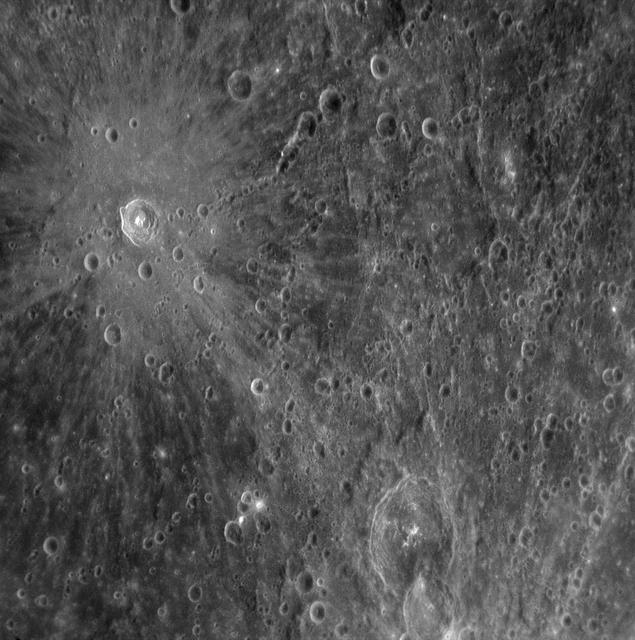
%> input picture Code/MESSENGER-Images/PIA10173.jpg, 635 x 640 px; its folder holds 4 pictures in this run
$ octave WindowedRegularization2D_DCT.m   (GNU Octave 9; MATLAB toolbox functions it lacks are replaced by stand-ins)
%> lines starting %> are read from the running program, lines starting %| are printed output that depends on the picture
### Code/MESSENGER2.m
function [Delta,B,X,I,K] = MESSENGER2(images,vx,vy)
%> called with images = 1, vx = 50, vy = 50
% Loads 15 images of the surface of Mercury taken by the MESSENGER space
% probe and blurs them using the DCT. This function calls the dctshift.m
% function defined in "Deblurring Images - Matrices, Spectra, and
% Filtering" by Hansen, Nagy, and O'Leary.

% Check inputs:
if nargin == 2 || nargin > 3
    disp('Invalid inputs')
    return
end
switch nargin
    case 0
        images = 1:15;   % Default surface slices
        % Default kernel variances:
        vx = 1;
        vy = 1;
    case 1
        % Default kernel variances:
        vx = 1;
        vy = 1;
end

% Load MESSENGER images:
folder = 'MESSENGER-Images/';
imagefiles = dir(strcat(folder,'*.jpg'));
L = length(imagefiles); % Number of images in folder 'MESSENGER-Images'
n = 256;    % Row and column length of final MESSENGER images
I = zeros(512,512,L);   % Initialize full set of images
for j = 1:L
   currentfilename = imagefiles(j).name;
   currentimage = im2double(imread(strcat(folder,currentfilename)));
%> currentimage: size 640x635 double; min 0, max 1, mean 0.325
   I(:,:,j) = currentimage(1:512,1:512);
end

% Select desired images:
I = I(:,:,images);
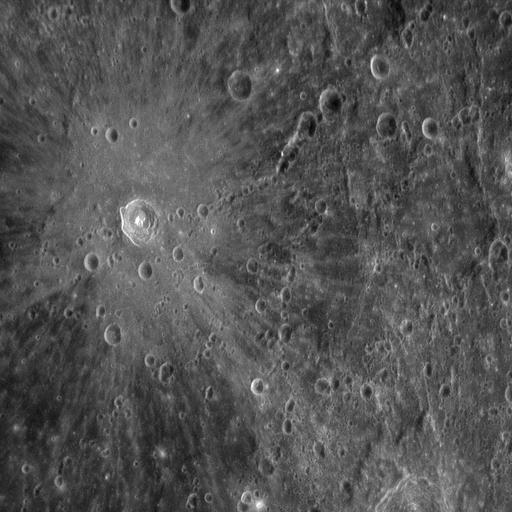
%> I: size 512x512 double; min 0.00784, max 1, mean 0.327
R = length(images); % Define R to be the number of desired images

% Generate random subimages:
c = 2;  % Number of subimages per image in X
X = zeros(n,n,c*R);
for j = 1:R   % j is the index of original images
    for k = (c*(j-1)+1):(c*j) % k is the index of the modified images
        u = unidrnd(n+1);    % Random x-coordinate
        v = unidrnd(n+1);   % Random y-coordinate
        X(:,:,k) = imcrop(I(:,:,j),[u,v,n-1,n-1]); % Random subimage
    end
end

% Check for zero variances (no blur):
if vx == 0 && vy == 0
    B = X;
    Delta = ones(n);
else
    % Construct the PSF:
    x = linspace(-n,n,n-1);   % Row vector
    y = x'; % Column vector
    K = exp(-(((x.^2)/(2*vx)) + ((y.^2)/(2*vy)))); % 2D Gaussian PSF (n-1 x n-1)
    K = [K,zeros(n-1,1);zeros(1,n-1),0];    % Zero-padding (K is now n x n)
    K = K/sum(sum(K)); % Rescale the PSF

    % Compute spectrum of system matrix A using DCT and K:
    e1 = zeros(size(K));
    e1(1,1) = 1;
    Delta = dct2(dctshift(K,[n/2,n/2]))./dct2(e1);

    % Blur images using the DCT:
    B = zeros(n,n,c*R);
    for j = 1:(c*R)
        B(:,:,j) = idct2(Delta.*dct2(X(:,:,j)));
    end
end

end

### Code/arrayNorm.m
function v = arrayNorm(A)
% For a 3D array A, arrayNorm returns a row vector v consisting of the
% Frobenius norms of A(:,:,r) for r = 1:size(A,3).

R = size(A,3);  % Size of third dimension
switch R
    case 1  % If A is a matrix and not a 3D array
        v = norm(A,'fro');
    otherwise
        v = zeros(1,R);
        for r = 1:R
            v(r) = norm(A(:,:,r),'fro');
        end
end

end

### Code/weights2.m
function W = weights2(S,p,type)
% weights2.m generates weight matrices associated with windowed spectral
% Tikhonov regularization.
% - S is a matrix containing the (non-negative) spectra of an operator A
% - p is the an integer specifying the number of weight vectors
% - type is a string that specifies the type of weight vectors.
% Possibilites for type are "linear", "log", "linearCosine", and
% "logCosine". If only S is used as an input , then W is an array of ones
% having the same dimension as S. If no inputs are used, then W is an array
% of the possible window types (as strings). If no type is specified, then
% the default type is "linear".

validWindows = ["linear","linearCosine","log","logCosine"];

% Check number of input arguments:
switch nargin
    case 0
        W = validWindows;   % Return list of valid window types
        return
    case 1  % Input is only S
        [m,n] = size(S);
        W = ones(m,n);
        return
    case 2  % No type specified
        if p == 1
            [m,n] = size(S);
            W = ones(m,n);
            return
        else
            type = "linear";    % Default weight vectors are linear partitions
        end
    case 3
        if p == 1
            [m,n] = size(S);
            W = ones(m,n);
            return
        elseif ~ismember(type,validWindows)
            error('The input window type is invalid.')
        end
end

[m,n] = size(S);    % Dimension of S
W = zeros(m,n,p);   % 3D array of weight matrices
tolMax = 1/eps; % Tolerance used to measure the largest value in spectrum
if max(S(:)) > tolMax
    s = sort(S(:),'descend');   % Vectorize and sort S in descending order
    sMax = s(2);    % Second largest value in spectrum
else
    sMax = max(S(:));   % Largest value in spectum
end
sMin = max(min(S(:)),eps);   % Smallest value in spectrum (or eps)

% Check type of windows:
switch type
    case "linear"
        omega = linspace(sMax,sMin,p+1);  % Generate linear partitions
        omega(1) = sMax;    % Ensure the first partition value is sMax
        omega(end) = -eps; % Set last partition value below zero
        for k = 1:p
            W(:,:,k) = (omega(k) >= S) & (S > omega(k+1));
        end

    case "log"
        omega = logspace(log10(sMax),log10(sMin),p+1);  % Generate linear partitions
        omega(1) = sMax;    % Correct of numerical errors of using log10 with logspace
        omega(end) = -eps; % Set last partition value below zero
        for k = 1:p
            W(:,:,k) = (omega(k) >= S) & (S > omega(k+1));
        end

    case "linearCosine"
        omega = linspace(sMax,sMin,p+1);  % Generate linear partitions
        omega(1) = sMax;    % Ensure the first partition value is sMax
        mid = (omega(1:end-1) + omega(2:end))/2;    % Determine midpoints
        omega(end) = -eps; % Set last partition value below zero

        % First and last windows:
        for j = 1:m
            for k = 1:n
                % First window:
                if (omega(1) >= S(j,k)) && (S(j,k) > mid(1))
                    W(j,k,1) = 1;
                elseif (mid(1) >= S(j,k)) && (S(j,k) > mid(2))
                    W(j,k,1) = cos((pi/2)*(mid(1)-S(j,k))/(mid(1)-mid(2)))^2;
                end
                % Last window:
                if (mid(end-1) >= S(j,k)) && (S(j,k) > mid(end))
                    W(j,k,p) = cos((pi/2)*(S(j,k)-mid(end))/(mid(end-1)-mid(end)))^2;
                elseif (mid(end) >= S(j,k)) && (S(j,k) > omega(end))
                    W(j,k,p) = 1;
                end
            end
        end

        if p > 2
            % Middle windows:
            for l = 2:p-1
                for j = 1:m
                    for k = 1:n
                        if (mid(l-1) >= S(j,k)) && (S(j,k) > mid(l))
                            W(j,k,l) = cos((pi/2)*(S(j,k)-mid(l))/(mid(l-1)-mid(l)))^2;
                        elseif (mid(l) >= S(j,k)) && (S(j,k) > mid(l+1))
                            W(j,k,l) = cos((pi/2)*(mid(l)-S(j,k))/(mid(l)-mid(l+1)))^2;
                        end
                    end
                end
            end
        end

    case "logCosine"
        omega = logspace(log10(sMax),log10(sMin),p+1);  % Generate log partitions
        omega(1) = sMax;    % Correct of numerical errors of using log10 with logspace
%         mid = (omega(1:end-1) + omega(2:end))/2;    % Determine (linear) midpoints
        % Determine "log" midpoints:
        mid = zeros(1,p);
        for j = 1:p
            v = logspace(log10(omega(j)),log10(omega(j+1)),3);
            mid(j) = v(2);
        end
        omega(end) = -eps; % Set last partition value below zero

        % First and last windows:
        for j = 1:m
            for k = 1:n
                % First window:
                if (omega(1) >= S(j,k)) && (S(j,k) > mid(1))
                    W(j,k,1) = 1;
                elseif (mid(1) >= S(j,k)) && (S(j,k) > mid(2))
                    W(j,k,1) = cos((pi/2)*(mid(1)-S(j,k))/(mid(1)-mid(2)))^2;
                end
                % Last window:
                if (mid(end-1) >= S(j,k)) && (S(j,k) > mid(end))
                    W(j,k,p) = cos((pi/2)*(S(j,k)-mid(end))/(mid(end-1)-mid(end)))^2;
                elseif (mid(end) >= S(j,k)) && (S(j,k) > omega(end))
                    W(j,k,p) = 1;
                end
            end
        end

        if p > 2
            % Middle windows:
            for l = 2:p-1
                for j = 1:m
                    for k = 1:n
                        if (mid(l-1) >= S(j,k)) && (S(j,k) > mid(l))
                            W(j,k,l) = cos((pi/2)*(S(j,k)-mid(l))/(mid(l-1)-mid(l)))^2;
                        elseif (mid(l) >= S(j,k)) && (S(j,k) > mid(l+1))
                            W(j,k,l) = cos((pi/2)*(mid(l)-S(j,k))/(mid(l)-mid(l+1)))^2;
                        end
                    end
                end
            end
        end

end

if max(S(:)) > tolMax
    W(1,1,1) = 1;    % Correct the weight of the largest component
end

end

### Code/dctshift.m
function Ps = dctshift(PSF, center)
%DCTSHIFT Create array containing the first column of a blurring matrix.
%
%function Ps = dctshift(PSF, center)
%
% Ps = dctshift(PSF, center);
%
% Create an array containing the first column of a blurring matrix
% when implementing reflexive boundary conditions.
%
% Input:
% PSF Array containing the point spread function.
% center [row, col] = indices of center of PSF.
%
% Output:
% Ps Array (vector) containing first column of blurring matrix.

% Reference: See Chapter 4,
% "Deblurring Images - Matrices, Spectra, and Filtering"
% by P. C. Hansen, J. G. Nagy, and D. P. O’Leary,
% SIAM, Philadelphia, 2006.

[m,n] = size(PSF);
if nargin == 1
error('The center must be given.')
end
i = center(1);
j = center(2);
k = min([i-1,m-i,j-1,n-j]);
%
% The PSF gives the entries of a central column of the blurring matrix.
% The first column is obtained by reordering the entries of the PSF; for
% a detailed description of this reordering, see the reference cited
% above.
%
PP = PSF(i-k:i+k,j-k:j+k);
Z1 = diag(ones(k+1,1),k);
Z2 = diag(ones(k,1),k+1);
PP = Z1*PP*Z1' + Z1*PP*Z2' + Z2*PP*Z1' + Z2*PP*Z2';
Ps = zeros(m,n);
Ps(1:2*k+1,1:2*k+1) = PP;

end

### Code/WindowedRegularization2D_DCT.m
%% Two-dimensional Windowed Spectral Tikhonov Regularization
% The code contained in this script generates numerical examples for the
% purpose of investigating windowed spectral Tikhonov regularization.

% Problem set-up:
images = 1;
vx = 50;
vy = 50;
[Delta,B,X,I] = MESSENGER2(images,vx,vy);
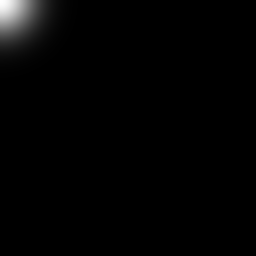
%> Delta: size 256x256 double; min -3.02e-15, max 1, mean 0.0134; drawn with min black and max white
[ny,nx,R] = size(X(:,:,:));   % Extract dimension and number of images
n = ny*nx;    % Number of total pixels in each image
ind = randperm(R);    % Vector of shuffled indices
X = X(:,:,ind); % Shuffle true images
B = B(:,:,ind); % Shuffle blurred images

% Noise constuction:
SNR = 10;   % Signal-to-Noise ratio
eta = (1./(n*(10.^(SNR./10)))).*(arrayNorm(B).^2);  % Convert SNR to noise variance
Noise =  zeros(ny,nx,R);    % Initialization of noise array
for l = 1:R
    Noise(:,:,l) = sqrt(eta(l))*randn(ny,nx);
end
D = B + Noise;  % Add noise to blurred image

% Compute 2D DCTs:
D_hat = 0*D;
for l = 1:R
    D_hat(:,:,l) = dct2(D(:,:,l));  % 2D DCT of D (applied to the first two dimensions of the 3D array)
end
Lambda = ones(ny,nx);   % DCT of l where L = I (Identity matrix)
%> Lambda: size 256x256 double; every value is 1

%% Regularization set-up

type = 'linearCosine';    % Type of windows
p = 1;  % Number of windows
W = weights2(abs(Delta),p,type);  % Generate weights

switch p

    case 1  % p = 1 (Standard spectral regularization)
        Gamma = @(alpha,d_hat) conj(Delta).*d_hat./((abs(Delta).^2) + ...
            (alpha*abs(Lambda).^2));
        xWin = @(alpha,d_hat) real(idct2(Gamma(alpha,d_hat)));  % Windowed regularized solution
        rWin = @(alpha,d_hat) real(idct2(Delta.*dct2(xWin(alpha,d_hat))) - ...
            idct2(d_hat));  % Windowed regularized residual

        Phi = @(alpha) (abs(Delta).^2)./(abs(Delta).^2 + ...
            (alpha*abs(Lambda).^2));
        Psi = @(alpha) 1 - Phi(alpha);

    otherwise  % p > 1 (Windowed spectral regularization)
        I = sparse(repmat(eye(ny,nx),1,p)); % p-concatenation of identity matrices
        % Function that creates an (ny x nx x p) array of diagonal matrices using I:
        A = @(alpha) reshape(full(I*...
            sparse(diag(reshape(repmat(alpha,ny,1),ny*p,1)))),ny,nx,p);

        Gamma = @(alpha,d_hat) conj(Delta).*d_hat./((abs(Delta).^2) + ...
            pagemtimes(abs(Lambda).^2,A(alpha)));
        xWin = @(alpha,d_hat) real(idct2(sum(Gamma(alpha,d_hat).*W,3)));  % Windowed regularized solution
        rWin = @(alpha,d_hat) real(idct2(Delta.*dct2(xWin(alpha,d_hat))) - ...
            idct2(d_hat));  % Windowed regularized residual

        Phi = @(alpha) (abs(Delta).^2)./(abs(Delta).^2 + ...
            pagemtimes(abs(Lambda).^2,A(alpha)));
        Psi = @(alpha) 1 - Phi(alpha);

end

% Constraints for parameter search:
x0 = 0.5*ones(1,p);                     % Initial guess of parameters
lb = (10^-10)*ones(1,p);                % Lower bound (all parameter must be positive)
ub = 10*max(max(abs(Delta)))*ones(1,p);    % Upper bound on parameters
%> (the run ends here)
